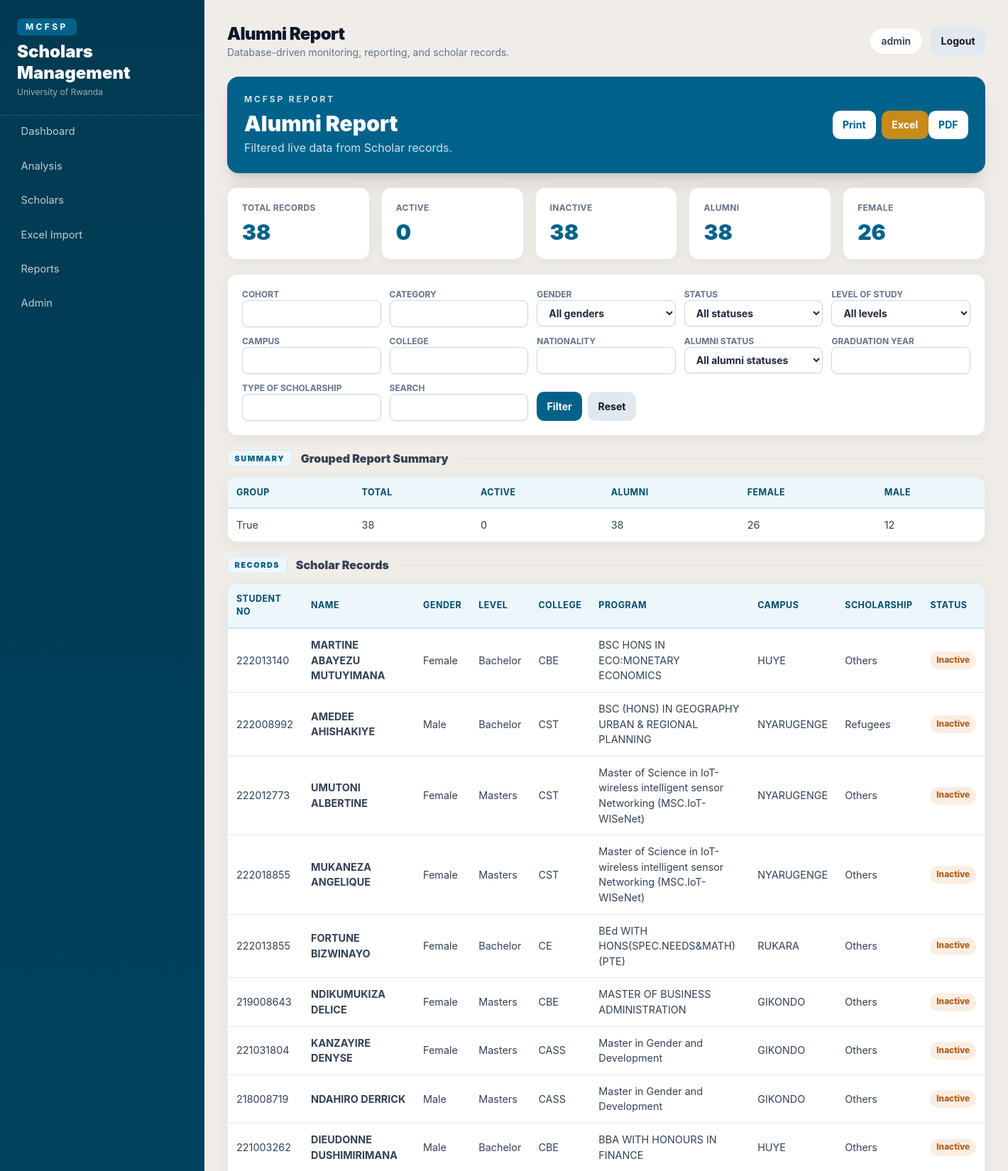
The app's page /reports/alumni/ (signed in, upper part) with its own data.
### scholars/models.py (models this page shows, shortened)
class Scholar(models.Model):
    GENDER_CHOICES = [("Female", "Female"), ("Male", "Male"), ("Other", "Other")]
    STEM_CHOICES = [("STEM", "STEM"), ("Non-STEM", "Non-STEM")]
    LEVEL_CHOICES = [
        ("Bachelor", "Bachelor"),
        ("Masters", "Masters"),
        ("PhD", "PhD"),
        ("Diploma", "Diploma"),
        ("Certificate", "Certificate"),
    ]
    PROGRAM_CHOICES = [("Undergraduate", "Undergraduate"), ("Postgraduate", "Postgraduate")]
    student_no = models.CharField(max_length=60, unique=True, null=True, blank=True)
    first_name = models.CharField(max_length=100)
    last_name = models.CharField(max_length=100)
    gender = models.CharField(max_length=20, choices=GENDER_CHOICES)
    category = models.CharField(max_length=80, blank=True)
    cohort = models.CharField(max_length=20)
    level_of_study = models.CharField(max_length=40, choices=LEVEL_CHOICES)
    campus = models.CharField(max_length=120)
    college = models.CharField(max_length=160)
    nationality = models.CharField(max_length=100)
    program_type = models.CharField(max_length=50, choices=PROGRAM_CHOICES, blank=True)
    program = models.CharField(max_length=200, blank=True)
    program_of_studies = models.CharField(max_length=220, blank=True)
    stem_category = models.CharField(max_length=30, choices=STEM_CHOICES, blank=True)
    is_active = models.BooleanField(default=True)
    is_alumni = models.BooleanField(default=False)
    consider_alumni_as_active = models.BooleanField(default=False)
    expected_graduation_year = models.PositiveIntegerField(null=True, blank=True)
    graduation_year = models.PositiveIntegerField(null=True, blank=True)
    class_year = models.CharField(max_length=20, blank=True)
    intake = models.CharField(max_length=60, blank=True)
    batch = models.CharField(max_length=80, blank=True)
    type_of_scholarship = models.CharField(max_length=120, blank=True)
    region_category = models.CharField(max_length=120, blank=True)
    home_country = models.CharField(max_length=120, blank=True)
    nationality_country = models.CharField(max_length=120, blank=True)
    province = models.CharField(max_length=120, blank=True)
    district = models.CharField(max_length=120, blank=True)
    sector = models.CharField(max_length=120, blank=True)
    cell = models.CharField(max_length=120, blank=True)
    village = models.CharField(max_length=120, blank=True)
    length_of_program = models.CharField(max_length=60, blank=True)
    home_district = models.CharField(max_length=120, blank=True)
    promotion = models.CharField(max_length=120, blank=True)
    accepted_offer_status = models.CharField(max_length=120, blank=True)
    dropout_active_status = models.CharField(max_length=120, blank=True)
    active_status_reason = models.TextField(blank=True)
    replacement = models.CharField(max_length=120, blank=True)
    by_enrollment = models.CharField(max_length=120, blank=True)
    alumni_status = models.CharField(max_length=120, blank=True)
    dob = models.DateField(null=True, blank=True)
    marital_status = models.CharField(max_length=60, blank=True)
    joining_year = models.PositiveIntegerField(null=True, blank=True)
    phone = models.CharField(max_length=50, blank=True)
    email = models.EmailField(unique=True)
    date_of_leaving_program = models.DateField(null=True, blank=True)
    where_is_going = models.CharField(max_length=200, blank=True)
    family_parent_1 = models.CharField(max_length=160, blank=True)
    family_parent_2 = models.CharField(max_length=160, blank=True)
    family_parent_3 = models.CharField(max_length=160, blank=True)
    family_parent_relation_1 = models.CharField(max_length=120, blank=True)
    family_parent_relation_2 = models.CharField(max_length=120, blank=True)
    family_parent_relation_3 = models.CharField(max_length=120, blank=True)
    family_parent_phone_1 = models.CharField(max_length=50, blank=True)
    family_parent_phone_2 = models.CharField(max_length=50, blank=True)
    family_parent_phone_3 = models.CharField(max_length=50, blank=True)
    life_status = models.CharField(max_length=160, blank=True)
    remarks = models.TextField(blank=True)
    created_at = models.DateTimeField(auto_now_add=True)
    updated_at = models.DateTimeField(auto_now=True)
    class Meta:
        ordering = ["last_name", "first_name"]
        indexes = [
            models.Index(fields=["cohort", "category", "gender"]),
            models.Index(fields=["campus", "college"]),
            models.Index(fields=["is_active", "is_alumni"]),
            models.Index(fields=["student_no"]),
            models.Index(fields=["type_of_scholarship"]),
        ]
    @property
    def full_name(self):
        return f"{self.first_name} {self.last_name}"
    @property
    def active_from_dropout_status(self):
        return is_active_dropout_status(self.dropout_active_status)

### reports/views.py (the view)
# urls.py: path("<slug:slug>/", views.report_detail, name="report_detail"),
@login_required
def report_detail(request, slug):
    title, group_field = REPORTS.get(slug, REPORTS["scholars"])
    qs, form = report_queryset(request, slug)
    export = request.GET.get("export")
    if export == "excel":
        return export_excel(title, qs, group_field)
    if export == "pdf":
        return export_pdf(title, qs, group_field)
    total = qs.count()
    active = qs.filter(active_dropout_status_q()).count()
    inactive = qs.filter(inactive_dropout_status_q()).count()
    alumni = qs.filter(is_alumni=True).count()
    female = qs.filter(gender="Female").count()
    summary_cards = [
        ("Total Records", total),
        ("Active", active),
        ("Inactive", inactive),
        ("Alumni", alumni),
        ("Female", female),
    ]
    return render(request, "reports/detail.html", {"title": title, "slug": slug, "filter_form": form, "scholars": qs[:500], "summary": summary_rows(qs, group_field), "summary_cards": summary_cards})

### scholars/forms.py
class ScholarFilterForm(TailwindFormMixin, forms.Form):
    cohort = forms.CharField(required=False)
    category = forms.CharField(required=False)
    gender = forms.ChoiceField(required=False, choices=[("", "All genders")] + Scholar.GENDER_CHOICES)
    status = forms.ChoiceField(required=False, choices=[("", "All statuses"), ("active", "Active"), ("inactive", "Inactive")])
    level_of_study = forms.ChoiceField(required=False, choices=[("", "All levels")] + Scholar.LEVEL_CHOICES)
    campus = forms.CharField(required=False)
    college = forms.CharField(required=False)
    nationality = forms.CharField(required=False)
    alumni_status = forms.ChoiceField(required=False, choices=[("", "All alumni statuses"), ("yes", "Alumni"), ("no", "Not alumni")])
    graduation_year = forms.IntegerField(required=False)
    type_of_scholarship = forms.CharField(required=False)
    q = forms.CharField(required=False, label="Search")
    def __init__(self, *args, **kwargs):
        super().__init__(*args, **kwargs)
        self._style_fields()

### reports/views.py (called while the page is built)
def report_queryset(request, slug):
    qs, form = filter_scholars(Scholar.objects.all(), request.GET)
    if slug == "alumni":
        qs = qs.filter(is_alumni=True)
    elif slug == "dropout":
        qs = qs.filter(inactive_dropout_status_q())
    return qs, form

def summary_rows(qs, group_field):
    if not group_field:
        return []
    if group_field == "inactive":
        group_field = "cohort"
    rows = qs.values(group_field).annotate(
        total=Count("id"),
        active=Count("id", filter=active_dropout_status_q()),
        alumni=Count("id", filter=Q(is_alumni=True)),
        female=Count("id", filter=Q(gender="Female")),
        male=Count("id", filter=Q(gender="Male")),
    ).order_by(group_field)
    return [ [row[group_field], row["total"], row["active"], row["alumni"], row["female"], row["male"]] for row in rows]

### scholars/forms.py (called while the page is built)
    def _style_fields(self):
        for field in self.fields.values():
            classes = field.widget.attrs.get("class", "")
            field.widget.attrs["class"] = f"{classes} {self.base_class}".strip()

### scholars/status.py (called while the page is built)
def normalized_status(value):
    return " ".join(str(value or "").strip().lower().split())

def is_active_dropout_status(value):
    return normalized_status(value) in ACTIVE_DROPOUT_STATUS_VALUES

def active_dropout_status_q():
    query = Q()
    for value in ACTIVE_DROPOUT_STATUS_VALUES:
        query |= Q(dropout_active_status__iexact=value)
    return query

### templates/reports/detail.html (shortened to what this page needs)
{% extends "base.html" %}
{% block page_title %}{{ title }}{% endblock %}
{% block content %}
<section class="rounded-2xl bg-[#00628b] p-6 text-white shadow-xl">
  <div class="flex flex-col gap-3 md:flex-row md:items-center md:justify-between">
    <div>
      <div class="text-xs font-bold uppercase tracking-[0.24em] text-white/80">MCFSP Report</div>
      <h2 class="mt-2 text-3xl font-black">{{ title }}</h2>
      <p class="mt-1 text-white/80">Filtered live data from Scholar records.</p>
    </div>
    <div class="no-print flex flex-wrap gap-2">
      <button type="button" onclick="window.print()" class="btn bg-white text-[#00628b]">Print</button>
      <form method="get"><button name="export" value="excel" class="btn btn-gold">Excel</button><button name="export" value="pdf" class="btn bg-white text-[#00628b]">PDF</button></form>
    </div>
  </div>
</section>
<section class="mt-5 grid gap-4 sm:grid-cols-2 xl:grid-cols-5">
  {% for label,value in summary_cards %}
    <div class="card p-5">
      <div class="text-xs font-bold uppercase tracking-wide text-slate-500">{{ label }}</div>
      <div class="mt-2 text-3xl font-black text-[#00628b]">{{ value }}</div>
    </div>
  {% endfor %}
</section>
<form class="card no-print my-5 grid gap-3 p-5 md:grid-cols-5" method="get">
  {% for field in filter_form %}<label class="text-xs font-bold uppercase text-slate-500">{{ field.label }}{{ field }}</label>{% endfor %}
  <div class="flex items-end gap-2"><button class="btn btn-primary">Filter</button><a class="btn btn-secondary" href="{% url 'report_detail' slug %}">Reset</a></div>
</form>
{% if summary %}
<div class="section-title"><span>Summary</span><span>Grouped Report Summary</span></div>
<div class="card mb-5 overflow-hidden">
  <table class="table w-full">
    <thead><tr><th>Group</th><th>Total</th><th>Active</th><th>Alumni</th><th>Female</th><th>Male</th></tr></thead>
    <tbody>{% for row in summary %}<tr>{% for cell in row %}<td>{{ cell }}</td>{% endfor %}</tr>{% endfor %}</tbody>
  </table>
</div>
{% endif %}
<div class="section-title"><span>Records</span><span>Scholar Records</span></div>
<div class="card overflow-hidden">
  <div class="overflow-x-auto">
    <table class="table w-full">
      <thead><tr><th>Student No</th><th>Name</th><th>Gender</th><th>Level</th><th>College</th><th>Program</th><th>Campus</th><th>Scholarship</th><th>Status</th></tr></thead>
      <tbody>
        {% for scholar in scholars %}
          <tr><td>{{ scholar.student_no|default:"-" }}</td><td class="font-bold">{{ scholar.full_name }}</td><td>{{ scholar.gender }}</td><td>{{ scholar.level_of_study }}</td><td>{{ scholar.college }}</td><td>{{ scholar.program|default:"-" }}</td><td>{{ scholar.campus }}</td><td>{{ scholar.type_of_scholarship|default:scholar.category }}</td><td>{% if scholar.active_from_dropout_status %}<span class="status-badge status-active">Active</span>{% else %}<span class="status-badge status-inactive">Inactive</span>{% endif %}</td></tr>
        {% empty %}<tr><td colspan="9">No records.</td></tr>{% endfor %}
      </tbody>
    </table>
  </div>
</div>
{% endblock %}

### templates/base.html (shortened to what this page needs)
{% load static %}
<!doctype html>
<html lang="en">
<head>
  <script src="https://cdn.tailwindcss.com"></script>
  <link rel="stylesheet" href="{% static 'css/app.css' %}">
</head>
<body class="bg-[#f0ede8] text-slate-900">
  <div class="min-h-screen lg:flex">
    <aside class="no-print sidebar text-white lg:fixed lg:inset-y-0 lg:w-72">
      <div class="px-6 py-6 border-b border-white/10">
        <div class="inline-flex rounded-md bg-[#00628b] px-3 py-1 text-xs font-bold uppercase tracking-[0.28em] text-white shadow-sm">MCFSP</div>
        <div class="mt-2 text-2xl font-black leading-tight">Scholars Management</div>
        <div class="mt-1 text-xs text-white/60">University of Rwanda</div>
      </div>
      <nav class="space-y-1 px-4 pb-6">
        <a class="nav-link" href="{% url 'dashboard' %}">Dashboard</a>
        <a class="nav-link" href="{% url 'analysis' %}">Analysis</a>
        <a class="nav-link" href="{% url 'scholar_list' %}">Scholars</a>
        <a class="nav-link" href="{% url 'import_upload' %}">Excel Import</a>
        <a class="nav-link" href="{% url 'report_index' %}">Reports</a>
        <a class="nav-link" href="{% url 'admin:index' %}">Admin</a>
      </nav>
    </aside>
    <main class="lg:ml-72 flex-1 p-4 sm:p-6 lg:p-8">
      <header class="no-print mb-6 flex flex-col gap-3 sm:flex-row sm:items-center sm:justify-between">
        <div>
          <h1 class="text-2xl font-black tracking-tight">{% block page_title %}Dashboard{% endblock %}</h1>
          <p class="text-sm text-slate-500">Database-driven monitoring, reporting, and scholar records.</p>
        </div>
        <div class="flex items-center gap-3 text-sm">
          {% if user.is_authenticated %}
            <span class="rounded-full bg-white px-4 py-2 font-semibold text-slate-700 shadow-sm">{{ user.username }}</span>
            <form method="post" action="{% url 'logout' %}">{% csrf_token %}<button class="btn btn-secondary">Logout</button></form>
          {% endif %}
        </div>
      </header>
      {% block content %}{% endblock %}
    </main>
  </div>
</body>
</html>

### static/css/app.css (style rules this page uses)
:root { --primary: #00628b; --primary-dark: #004d6e; --primary-deep: #003a52; --primary-mid: #0079aa; --primary-pale: #d0e9f5; --primary-faint:#edf6fb; --gold: #c68b1a; --gold-pale: #fdf3dd; --bg: #f0ede8; --ink: #354055; --muted: #8e9aaa; --mcfsp-blue: #00628b; --mcfsp-teal: #00628b; --mcfsp-gold: #c68b1a; --mcfsp-bg: #f0ede8; --mcfsp-ink: #354055; --mcfsp-muted: #8e9aaa; }
body { font-family: Inter, ui-sans-serif, system-ui, -apple-system, BlinkMacSystemFont, "Segoe UI", sans-serif; }
.sidebar { background: linear-gradient(180deg, var(--primary-deep) 0%, var(--primary-dark) 100%); }
.nav-link { display:flex; align-items:center; gap:.65rem; border-radius:.65rem; padding:.7rem .85rem; color:rgba(255,255,255,.75); font-size:.92rem; transition:background .15s, color .15s; }
.card { border:1px solid rgba(30,40,50,.09); background:#fff; border-radius:14px; box-shadow:0 4px 16px rgba(0,62,90,.07); }
.btn { display:inline-flex; align-items:center; justify-content:center; gap:.4rem; border-radius:.65rem; padding:.62rem .9rem; font-weight:700; font-size:.88rem; transition:filter .15s; }
.btn-primary { background:var(--primary); color:white; }
.btn-secondary { background:#e2e8f0; color:#0f172a; }
.btn-gold { background:var(--gold); color:white; }
.table th { background:var(--primary-faint); color:var(--primary-dark); font-weight:700; text-align:left; padding:.75rem; font-size:.78rem; text-transform:uppercase; letter-spacing:.04em; border-bottom:2px solid var(--primary-pale); }
.table td { border-top:1px solid #e2e8f0; padding:.75rem; font-size:.9rem; color:#334155; }
.status-badge { display:inline-flex; align-items:center; border-radius:999px; padding:.22rem .55rem; font-size:.74rem; font-weight:800; }
.status-inactive { background:#faeee3; color:#b05c1a; }
.section-title { display:flex; align-items:center; gap:.75rem; margin:1.25rem 0 .85rem; }
.section-title span:first-child { background:var(--primary-faint); color:var(--primary); border:1px solid var(--primary-pale); border-radius:.35rem; padding:.18rem .6rem; font-size:.68rem; font-weight:900; letter-spacing:.14em; text-transform:uppercase; }
.section-title span:nth-child(2) { color:var(--ink); font-weight:900; }
.section-title:after { content:""; height:1px; background:var(--primary-pale); flex:1; }

### records on screen
Scholar: student_no "222013140", full_name "MARTINE ABAYEZU MUTUYIMANA", gender "Female", level_of_study "Bachelor", college "CBE", program "BSC HONS IN ECO:MONETARY ECONOMICS", campus "HUYE", type_of_scholarship "Others", shows "Inactive"
Scholar: student_no "222008992", full_name "AMEDEE AHISHAKIYE", gender "Male", level_of_study "Bachelor", college "CST", program "BSC (HONS) IN GEOGRAPHY URBAN & REGIONAL PLANNING", campus "NYARUGENGE", type_of_scholarship "Refugees", shows "Inactive"
Scholar: student_no "222012773", full_name "UMUTONI ALBERTINE", gender "Female", level_of_study "Masters", college "CST", program "Master of Science in IoT-wireless intelligent sensor Networking (MSC.IoT-WISeNet)", campus "NYARUGENGE", type_of_scholarship "Others", shows "Inactive"
Scholar: student_no "222018855", full_name "MUKANEZA ANGELIQUE", gender "Female", level_of_study "Masters", college "CST", program "Master of Science in IoT-wireless intelligent sensor Networking (MSC.IoT-WISeNet)", campus "NYARUGENGE", type_of_scholarship "Others", shows "Inactive"
Scholar: student_no "222013855", full_name "FORTUNE BIZWINAYO", gender "Female", level_of_study "Bachelor", college "CE", program "BEd WITH HONS(SPEC.NEEDS&MATH)(PTE)", campus "RUKARA", type_of_scholarship "Others", shows "Inactive"
Scholar: student_no "219008643", full_name "NDIKUMUKIZA DELICE", gender "Female", level_of_study "Masters", college "CBE", program "MASTER OF BUSINESS ADMINISTRATION", campus "GIKONDO", type_of_scholarship "Others", shows "Inactive"
Scholar: student_no "221031804", full_name "KANZAYIRE DENYSE", gender "Female", level_of_study "Masters", college "CASS", program "Master in Gender and Development", campus "GIKONDO", type_of_scholarship "Others", shows "Inactive"
Scholar: student_no "218008719", full_name "NDAHIRO DERRICK", gender "Male", level_of_study "Masters", college "CASS", program "Master in Gender and Development", campus "GIKONDO", type_of_scholarship "Others", shows "Inactive"
Scholar: student_no "221003262", full_name "DIEUDONNE DUSHIMIRIMANA", gender "Male", level_of_study "Bachelor", college "CBE", program "BBA WITH HONOURS IN FINANCE", campus "HUYE", type_of_scholarship "Others", shows "Inactive"

### other values on screen
{{ title }} "Alumni Report"
{{ user.username }} "admin"
{{ label }} "TOTAL RECORDS" "ACTIVE" "INACTIVE" "ALUMNI" "FEMALE"
{{ value }} "38" "0" "38" "38" "26"
{{ field.label }} "COHORT" "CATEGORY" "GENDER" "STATUS" "LEVEL OF STUDY" "CAMPUS" "COLLEGE" "NATIONALITY" "ALUMNI STATUS" "GRADUATION YEAR" "TYPE OF SCHOLARSHIP" "SEARCH"
{{ cell }} "True" "38" "0" "38" "26" "12"
